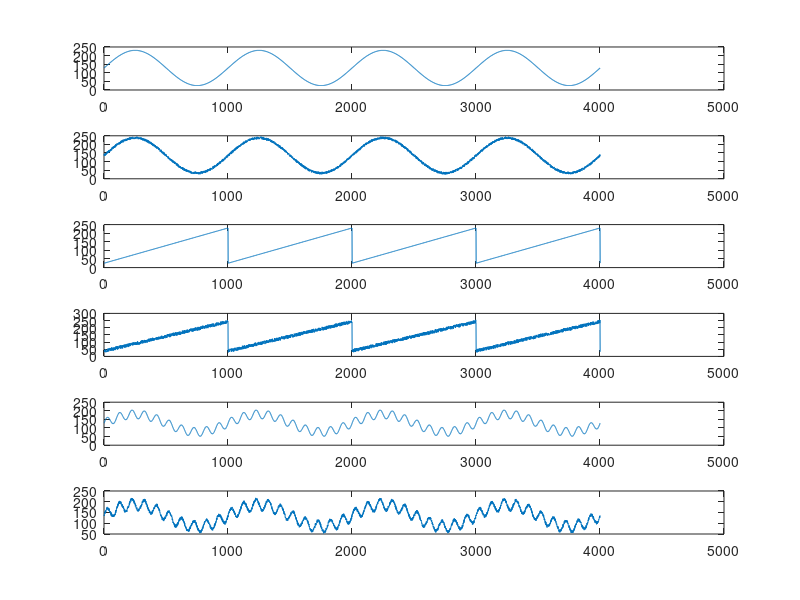
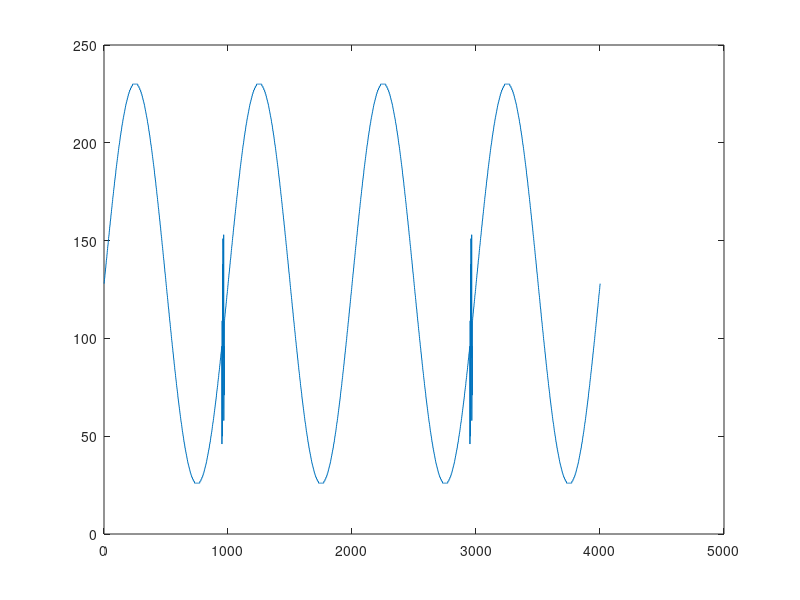

Here is the MATLAB script that generated these plots, in order:

clc;
clear;
clf;

t = 0:1:4000;               
fs = 1000;           
freq = 1; 

%save waveforms to C form
fid = fopen('waveforms.h', 'w');

%Clean SineWave       
clean_sine = 0.4*sin(2*pi*t*freq/fs) + 0.5;
clean_sine = round(clean_sine*2^8);
fprintf(fid, 'int clean_sine[] = {');
fprintf(fid, '%d, ', clean_sine(1:end-1));
fprintf(fid, '%d', clean_sine(end));
fprintf(fid, '};\n');
subplot(6,1,1);
plot(clean_sine);

%Noisy SineWave
noisy_sine = clean_sine + 15 * rand(1, length(t));
noisy_sine = round(noisy_sine); %normalize
fprintf(fid, 'int noisy_sine[] = {');
fprintf(fid, '%d, ', noisy_sine(1:end-1));
fprintf(fid, '%d', noisy_sine(end));
fprintf(fid, '};\n');
subplot(6,1,2);
plot(noisy_sine);

%Clean Saw tooth
clean_saw = 0.4*sawtooth(2*pi*t*freq/fs) + 0.5;
clean_saw = round(clean_saw*2^8);
fprintf(fid, 'int clean_saw[] = {');
fprintf(fid, '%d, ', clean_saw(1:end-1));
fprintf(fid, '%d', clean_saw(end));
fprintf(fid, '};\n');
subplot(6,1,3);
plot(clean_saw);

%Noisy Saw Tooth
subplot(6,1,4);
noisy_saw = clean_saw + 25 * rand(1, length(t));
noisy_saw = round(noisy_saw); %normalize
fprintf(fid, 'int noisy_saw[] = {');
fprintf(fid, '%d, ', noisy_saw(1:end-1));
fprintf(fid, '%d', noisy_saw(end));
fprintf(fid, '};\n');
plot(noisy_saw);

%Clean Modulated SineWave
subplot(6,1,5);
mod_sine = 0.2*sin(2*pi*t*freq/fs) + 0.1*sin(2*pi*t*freq*10/fs) + 0.5;
mod_sine = round(mod_sine*2^8); %normalize
fprintf(fid, 'int mod_sine[] = {');
fprintf(fid, '%d, ', mod_sine(1:end-1));
fprintf(fid, '%d', mod_sine(end));
fprintf(fid, '};\n');
plot(mod_sine)

%Noisy Modulated SineWave
subplot(6,1,6);
noisy_mod = mod_sine + 15 * rand(1, length(t));
noisy_mod = round(noisy_mod); %normalize
fprintf(fid, 'int noisy_mod[] = {');
fprintf(fid, '%d, ', noisy_mod(1:end-1));
fprintf(fid, '%d', noisy_mod(end));
fprintf(fid, '};\n');
plot(noisy_mod)

%adding burst noise to clean data
noise = rand(1,200);
noise = 100*(noise - 1/2);
for i=1:20
    clean_sine(950+i) = round(clean_sine(950+i) + noise(i));
    clean_sine(2950+i) = round(clean_sine(2950+i) + noise(i));

end
burst_noise_sine = round(clean_sine);
figure(2)
plot(burst_noise_sine);
fprintf(fid, 'int burst_noise_sine[] = {');
fprintf(fid, '%d, ', burst_noise_sine(1:end-1));
fprintf(fid, '%d', burst_noise_sine(end));
fprintf(fid, '};\n');



%close file
fclose(fid);







